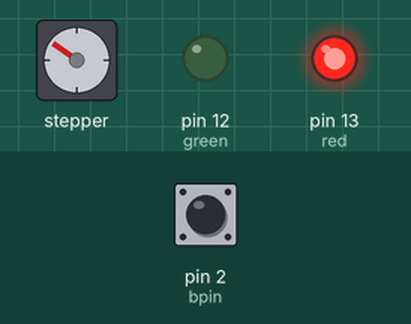
Recording of a sketch running on a simulated Arduino Uno, built with avr-gcc and run on an emulated ATmega328P. On the bench: stepper motor, output pins drawn as LEDs (lit = HIGH). Inputs (shaded band) come from the test bench; at power-on: pin 2 (bpin) HIGH. Stepper angles assume 2048 steps per turn; what the sketch prints to the serial monitor is not drawn.

Above: at 1.2 s.
1.3 s: pin 2 (bpin) pulled LOW for 1 s
At 1.65 s:
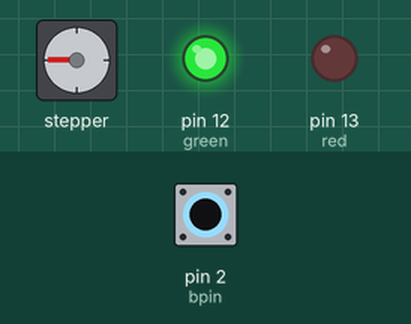
4.3 s: pin 2 (bpin) pulled LOW for 3.2 s
At 4.66 s:
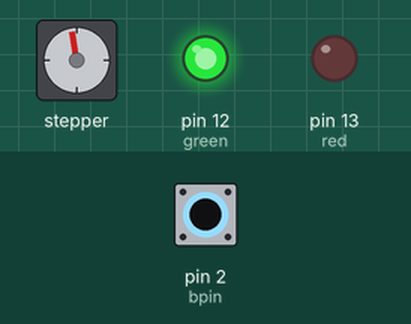
9.0 s: pin 2 (bpin) pulled LOW for 3.2 s
At 9.18 s:
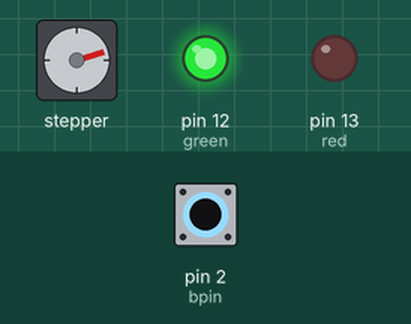
13.7 s: pin 2 (bpin) driven LOW
At 14.3 s:
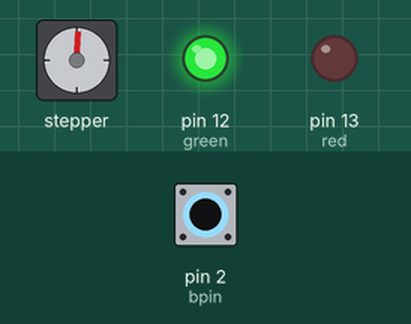
16.7 s: pin 2 (bpin) driven HIGH
At 17.01 s:
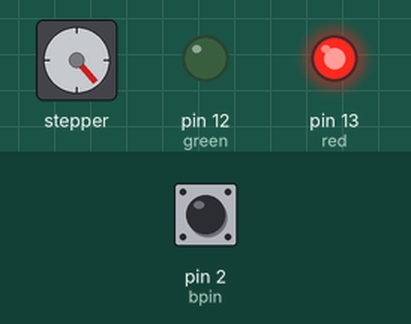
19.7 s: pin 2 (bpin) driven LOW
At 20.02 s:
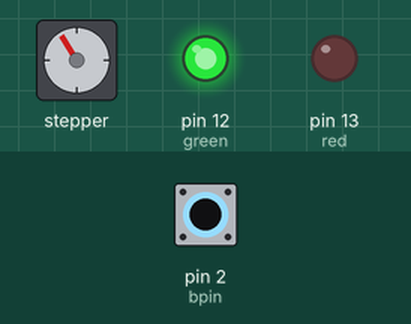
Timing chart, 0 to 23.7 s (numbered marks = the images above; inputs shaded):
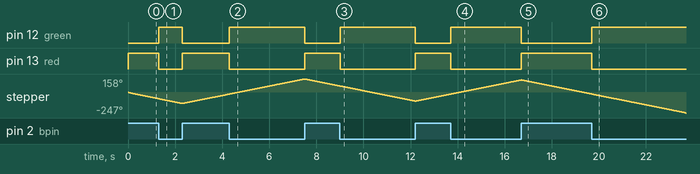

The sketch:

STEPPER.ino
```cpp
#include <Stepper.h>
int stepsPerRevolution=2048;
int motspeed=15;
int dt=500;

int red=13;
int green=12;

int bpin=2;
int bold=0;
int bnew;
int motdir=1;

Stepper mystep(stepsPerRevolution, 8,10,9,11);

void setup() {
  Serial.begin(9600);
  mystep.setSpeed(motspeed);

  pinMode(bpin,INPUT);
  digitalWrite(bpin,HIGH);
  pinMode(red,OUTPUT);
  pinMode(green,OUTPUT);
}

void loop() {
  bnew=digitalRead(bpin);
  Serial.println(bold);

  if(bold==1){
    digitalWrite(red,HIGH);
    digitalWrite(green,LOW);
  }
    if(bold==0){
    digitalWrite(red,LOW);
    digitalWrite(green,HIGH);
  }

  if (bold==0 && bnew==1){
    motdir=motdir*(-1);
  }
  if (motdir==1){
    mystep.step(motdir);
  }
   if (motdir==-1){
    mystep.step(motdir);
  }
  bold=bnew;

}
```

Measured:
- after the input at 1.3 s, pin 12 (green): LOW → HIGH at once, → LOW 1.0 s later; pin 13 (red): HIGH → LOW at once, → HIGH 1.0 s later
- after the input at 4.3 s, pin 12 (green): LOW → HIGH at once, → LOW 3.2 s later; pin 13 (red): HIGH → LOW at once, → HIGH 3.2 s later
- after the input at 9.0 s, pin 12 (green): LOW → HIGH at once, → LOW 3.2 s later; pin 13 (red): HIGH → LOW at once, → HIGH 3.2 s later
- after the input at 13.7 s, pin 12 (green): LOW → HIGH at once; pin 13 (red): HIGH → LOW at once
- after the input at 16.7 s, pin 12 (green): HIGH → LOW at once; pin 13 (red): LOW → HIGH at once
- after the input at 19.7 s, pin 12 (green): LOW → HIGH at once; pin 13 (red): HIGH → LOW at once
